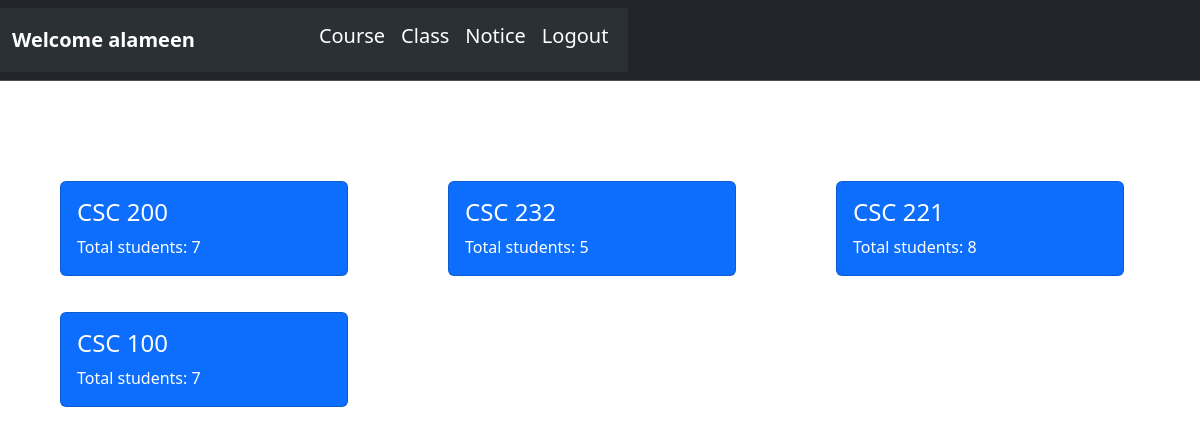
The page /lecturer/ (signed in) on the database its author committed.
### lecturer/models.py (models this page shows, shortened)
class User(AbstractUser):
    pass

class Course(models.Model):
    name = models.CharField(max_length = 10)
    lecturer = models.ForeignKey(User, on_delete = models.CASCADE, related_name = 'lecturer_course')
    students = models.ManyToManyField(Student ,related_name = 'student_course')

### lecturer/views.py (the view)
# urls.py: path("", views.index, name="index"),
def index(request):
    if request.user.is_authenticated:
        courses = Course.objects.filter(lecturer = request.user)
        context = {
            'courses' : courses,
        }
        return render(request, "lecturer/index.html", context)
    else:
        return HttpResponseRedirect(reverse("login"))

### lecturer/templates/lecturer/index.html
{% extends 'lecturer/layout.html' %}
{% load static %}
{% block body %}
        <div class="row row-cols-1 row-cols-md-3  " style="padding-top: 80px; padding-left: 60px;">
            {% for course in courses %}
                <a href="{%  url 'course' course.id %}">
                    <div class="col" style="padding-top: 20px;">
                        <div class="card text-bg-primary mb-3" style="max-width: 18rem;">
                            <div class="card-body">
                                <h4 class="card-title">{{course.name}}</h4>
                                <p class="card-text">Total students: {{course.students.count}}</p>
                            </div>
                        </div>
                    </div>
                </a>
            {% endfor %}
        </div>
{% endblock %}

### lecturer/templates/lecturer/layout.html (shortened to what this page needs)
{% load static %}
<!DOCTYPE html>
<html lang="en">
<head>
    <link href="https://cdn.jsdelivr.net/npm/bootstrap@5.3.2/dist/css/bootstrap.min.css" rel="stylesheet">
    <link rel="stylesheet" href="{% static 'lecturer/lecturer.css' %}">
</head>
<body>
    {% if user.is_authenticated %}
        <nav class="navbar bg-dark border-bottom border-body" data-bs-theme="dark">
            <nav class="navbar navbar-expand-lg bg-body-tertiary">
                <div class="container-fluid">
                  <a class="navbar-brand" href="#"><strong>Welcome {{user.first_name}}</strong></a>
                  <div class="collapse navbar-collapse" id="navbarNavAltMarkup">
                    <div class="navbar-nav" style="padding-left: 100px;">
                      <h5 class="navitems"><a class="nav-link active" aria-current="page" href="{% url 'index' %}">Course</a></h5>
                      <h5 class="navitems"><a class="nav-link active" href="{% url 'class' %}">Class</a></h5>
                      <h5 class="navitems"><a class="nav-link active" href="{% url 'notice' %}">Notice</a></h5>
                      <h5 class="navitems"><a class="nav-link active" href="{% url 'logout' %}">Logout</a></h5>
                    </div>
                  </div>
                </div>
              </nav>
        </nav>
    {% endif %}
    {% block body %}
    {% endblock %}
</body>
</html>

### rows shown on the page
User: first_name "alameen"
Course: name "CSC 200", students.count "7"
Course: name "CSC 232", students.count "5"
Course: name "CSC 221", students.count "8"
Course: name "CSC 100", students.count "7"
